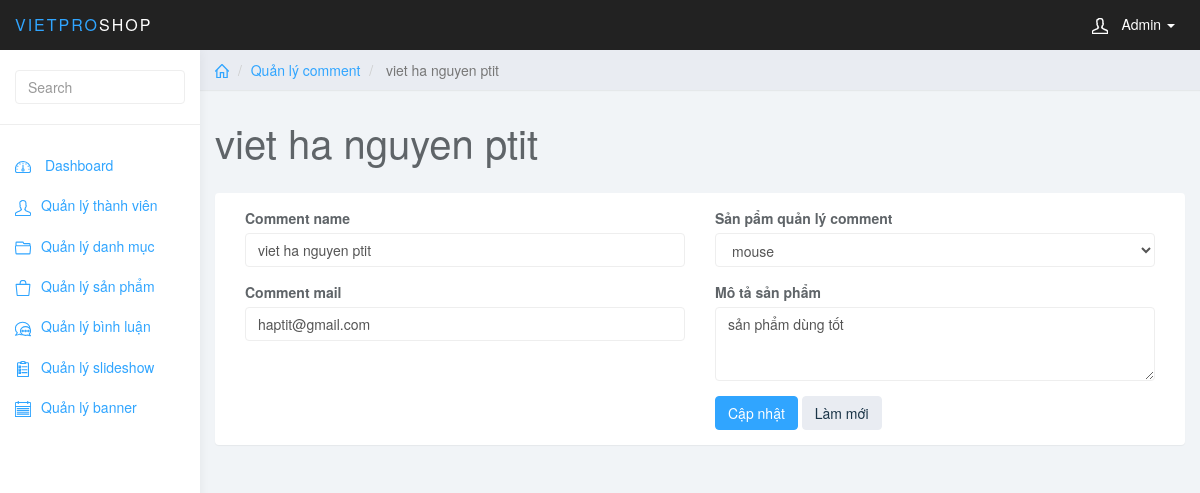
Page /admin/index.php?page_layout=edit_comment&comm_id=61 (signed in) on the committed database.
### tables this page shows
CREATE TABLE `comment` (
  `comm_id` int(11) NOT NULL,
  `prd_id` int(11) NOT NULL,
  `comm_name` varchar(255) NOT NULL,
  `comm_mail` varchar(255) NOT NULL,
  `comm_date` datetime NOT NULL,
  `comm_details` text NOT NULL
);

CREATE TABLE `product` (
  `prd_id` int(11) NOT NULL,
  `cat_id` int(11) NOT NULL,
  `prd_name` varchar(255) NOT NULL,
  `prd_image` varchar(255) NOT NULL,
  `prd_price` int(11) UNSIGNED NOT NULL,
  `prd_warranty` varchar(255) NOT NULL,
  `prd_accessories` varchar(255) NOT NULL,
  `prd_new` varchar(255) NOT NULL,
  `prd_promotion` varchar(255) NOT NULL,
  `prd_status` int(1) NOT NULL,
  `prd_featured` int(1) NOT NULL,
  `prd_details` text NOT NULL
);

### admin/edit_comment.php (the view, shortened to what this page needs)
<?php
    if(isset($_GET['comm_id'])){
        $comm_id = $_GET['comm_id'];
    }
    $sql_se_per_comm = "SELECT * FROM comment WHERE comm_id = '$comm_id'";
    $query_se_per_comm = mysqli_query($conn, $sql_se_per_comm);
    $row_se_per_comm = mysqli_fetch_assoc($query_se_per_comm);
    $sql_se_prd = "SELECT * FROM product ORDER BY prd_id ASC";
    $query_se_prd = mysqli_query($conn, $sql_se_prd);
?>
<div class="col-sm-9 col-sm-offset-3 col-lg-10 col-lg-offset-2 main">
    <div class="row">
        <ol class="breadcrumb">
            <li>
                <a href="#">
                    <svg class="glyph stroked home">
                        <use xlink:href="#stroked-home"></use>
                    </svg>
                </a>
            </li>
            <li><a href="">Quản lý comment</a></li>
            <li class="active">
                <?php echo $row_se_per_comm['comm_name']; ?>
            </li>
        </ol>
    </div>
    <div class="row">
        <div class="col-lg-12">
            <h1 class="page-header">
                <?php echo $row_se_per_comm['comm_name']; ?>
            </h1>
        </div>
    </div>
    <div class="row">
        <div class="col-lg-12">
            <div class="panel panel-default">
                <div class="panel-body">
                    <div class="col-md-6">
                        <form role="form" method="post" enctype="multipart/form-data">
                            <div class="form-group">
                                <label>Comment name</label>
                                <input type="text" name="comm_name" required class="form-control" value="<?php echo $row_se_per_comm['comm_name']; ?>" placeholder="">
                            </div>
                            <div class="form-group">
                                <label>Comment mail</label>
                                <input name="comm_mail" required value="<?php echo $row_se_per_comm['comm_mail']; ?>" class="form-control">
                            </div>
                    </div>
                    <div class="col-md-6">
                        <div class="form-group">
                            <label>Sản pẩm quản lý comment</label>
                            <select name="prd_id" class="form-control">
                                    <?php
                                        while($row_se_prd = mysqli_fetch_assoc($query_se_prd)){
                                    ?>
                                        <option <?php if($row_se_per_comm['prd_id'] == $row_se_prd['prd_id']){echo 'selected';} ?> value=<?php echo $row_se_prd['prd_id']; ?>><?php echo $row_se_prd['prd_name']; ?></option>
                                    <?php } ?>
                                    </select>
                        </div>
                        <div class="form-group">
                            <label>Mô tả sản phẩm</label>
                            <textarea name="comm_details" required class="form-control" rows="3"><?php echo $row_se_per_comm['comm_details']; ?></textarea>
                        </div>
                        <button type="submit" name="sbm" class="btn btn-primary">Cập nhật</button>
                        <button type="reset" class="btn btn-default">Làm mới</button>
                    </div>
                </div>
            </div>
        </div>
    </div>
</div>

### admin/css/styles.css (style rules this page uses)
body { background: #f1f4f7; padding-top: 50px; color: #5f6468; }
a, a:hover, a:focus { color: #30a5ff; }
h1, h2, h3, h4, h5, h6 { color: #5f6468; }
h1 { font-weight: 300; font-size: 40px; }
.form-control { border: 1px solid #eee; box-shadow: none; }
.btn-default, .btn-default:hover, .btn-default:focus, .btn-default:active, .btn-default.active, .open > .dropdown-toggle.btn-default, .btn-default.disabled, .btn-default[disabled], fieldset[disabled] .btn-default, .btn-default.disabled:hover, .btn-default[disabled]:hover, fieldset[disabled] .btn-default:hover, .btn-default.disabled:focus, .btn-default[disabled]:focus, fieldset[disabled] .btn-default:focus, .btn-default.disabled:active, .btn-default[disabled]:active, fieldset[disabled] .btn-default:active, .btn-default.disabled.active, .btn-default[disabled].active, fieldset[disabled] .btn-default.active { background-color: #e9ecf2; border-color: #e9ecf2; color: #1b3548; }
.btn-primary, .btn-primary:hover, .btn-primary:focus, .btn-primary:active, .btn-primary.active, .open > .dropdown-toggle.btn-primary, .btn-primary.disabled, .btn-primary[disabled], fieldset[disabled] .btn-primary, .btn-primary.disabled:hover, .btn-primary[disabled]:hover, fieldset[disabled] .btn-primary:hover, .btn-primary.disabled:focus, .btn-primary[disabled]:focus, fieldset[disabled] .btn-primary:focus, .btn-primary.disabled:active, .btn-primary[disabled]:active, fieldset[disabled] .btn-primary:active, .btn-primary.disabled.active, .btn-primary[disabled].active, fieldset[disabled] .btn-primary.active { background-color: #30a5ff; border-color: #30a5ff; }
.panel { border: 0; }
.breadcrumb { border-radius: 0; padding: 10px 15px; background: #e9ecf2; box-shadow: 0 1px 1px rgba(0, 0, 0, .05); margin: 0 ; }
h1.page-header { margin-top: 30px; border-bottom: 0; }
.breadcrumb .glyph { height: 14px; width: 14px; margin: -2px 0 0 0; stroke-width: 4px; }

### rows in the picture
comment: comm_name "viet ha nguyen ptit", comm_mail "haptit@gmail.com", prd_id "mouse", comm_details "sản phẩm dùng tốt"
